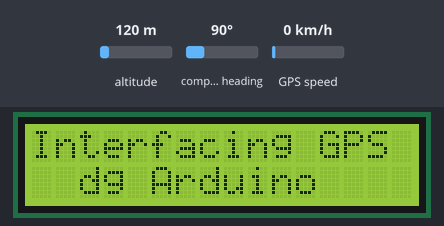
This sketch was run on a simulated Arduino Uno, built with avr-gcc and run on an emulated ATmega328P. Shown: 16×2 character LCD. The test bench sets the inputs (shaded band); at power-on: altitude 120 m, compass heading 90°, GPS speed 0 km/h. The GPS gets a fix after 3 s at 37.7749, -122.4194 with 8 satellites.

Above: at 0.1 s.
At 2.1 s:
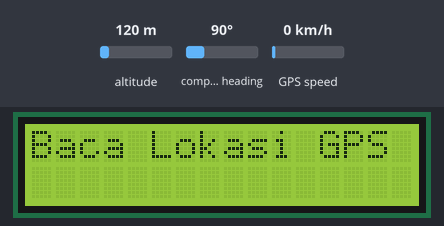
At 4.2 s:
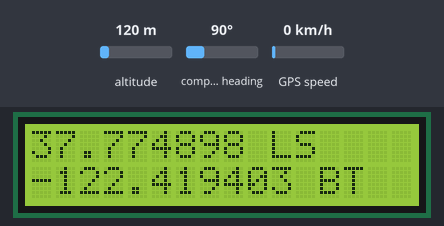

Measured:
- what the display in image 1 shows lasts 2.0 s, from 2.1 s to 4.1 s

The sketch:

Interfacing_Module_GPS_dg_Arduino.ino
```cpp
/*
Lisensi Herian

Hak Cipta (c) 2025, Herian

Diberikan izin kepada siapa saja untuk menggunakan, menyalin, memodifikasi, dan mendistribusikan kode ini dengan syarat:
1. Pemberitahuan hak cipta ini tetap dipertahankan.
2. Perangkat lunak disediakan "apa adanya", tanpa jaminan apa pun.
3. Pengguna bertanggung jawab atas segala risiko penggunaan.

*/

#include <TinyGPS++.h>
#include <SoftwareSerial.h>
#include <LiquidCrystal.h>
LiquidCrystal lcd(2, 3, 4, 5, 6, 7);

static const int RXPin = 8, TXPin = 9;
static const uint32_t GPSBaud = 9600;

TinyGPSPlus gps;
SoftwareSerial ss(RXPin, TXPin);

void setup(){
  Serial.begin(9600);
  ss.begin(GPSBaud);
  lcd.init(16, 2);
  lcd.print("Interfacing GPS");
  lcd.setCursor(0, 1);
  lcd.print("  dg Arduino");
  delay(2000);
  lcd.clear();
  lcd.print("Baca Lokasi GPS");
  delay(2000);
}

void loop(){
  while (ss.available() > 0)
  if (gps.encode(ss.read())) displayInfo();
  if (millis() > 5000 && gps.charsProcessed() < 10){
    lcd.clear();
    lcd.print("No GPS detected:");
    lcd.setCursor(0,1);
    lcd.print("check wiring.");
    while(true);
  }
}

void displayInfo(){
  if (gps.location.isValid()){
    lcd.setCursor(0, 0);
    lcd.print(gps.location.lat(), 6);
    lcd.print(" LS   ");
    lcd.setCursor(0, 1);
    lcd.print(gps.location.lng(), 6);
    lcd.print(" BT   ");
  }
  else{
    lcd.clear();
    lcd.print("INVALID");
  }
  delay(500);
}
```
